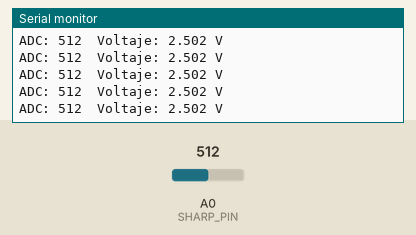
Simulated run of this sketch. Board: Arduino Uno, built with avr-gcc and run on an emulated ATmega328P. On the bench: the last lines printed to the serial monitor. The test bench sets the inputs (shaded band); at power-on: A0 (SHARP_PIN) = 512.

Above: at 1.2 s.
1.3 s: A0 (SHARP_PIN) set to 716
At 1.57 s:
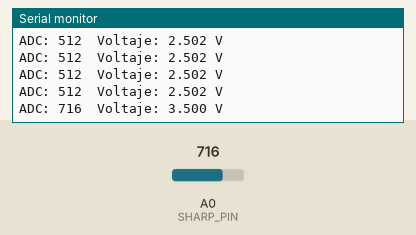
2.8 s: A0 (SHARP_PIN) set to 900
At 2.97 s:
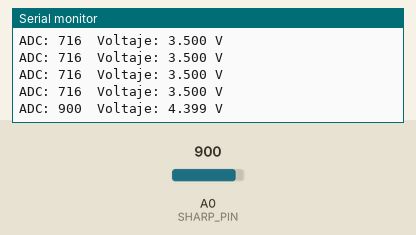
Timing chart, 0 to 5.8 s (numbered marks = the images above; inputs shaded):
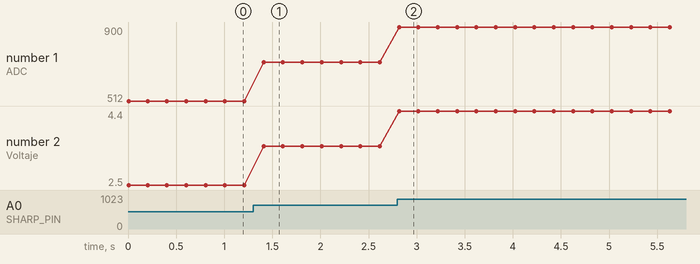

The sketch:

SHARP_Test.ino
```cpp
// ========================
// CALIBRACIÓN SENSOR SHARP
// ========================

#define SHARP_PIN A0

void setup()
{
    Serial.begin(115200);

    Serial.println("Calibracion Sharp");
    Serial.println("Coloca un objeto a distintas distancias");
    Serial.println("y apunta los valores.");
}

void loop()
{
    int lectura = analogRead(SHARP_PIN);

    float voltaje = lectura * (5.0 / 1023.0);

    Serial.print("ADC: ");
    Serial.print(lectura);

    Serial.print("  Voltaje: ");
    Serial.print(voltaje, 3);
    Serial.println(" V");

    delay(200);
}
```

Measured:
- after the input at 1.3 s, the serial monitor: prints a new line after 0.11 s (image 1)
- after the input at 2.8 s, the serial monitor: prints a new line at once (image 2)
- plotted number 1: 512 → 716 after the input at 1.3 s, 716 → 900 after the input at 2.8 s
- plotted number 2: 2.5 → 3.5 after the input at 1.3 s, 3.5 → 4.4 after the input at 2.8 s
